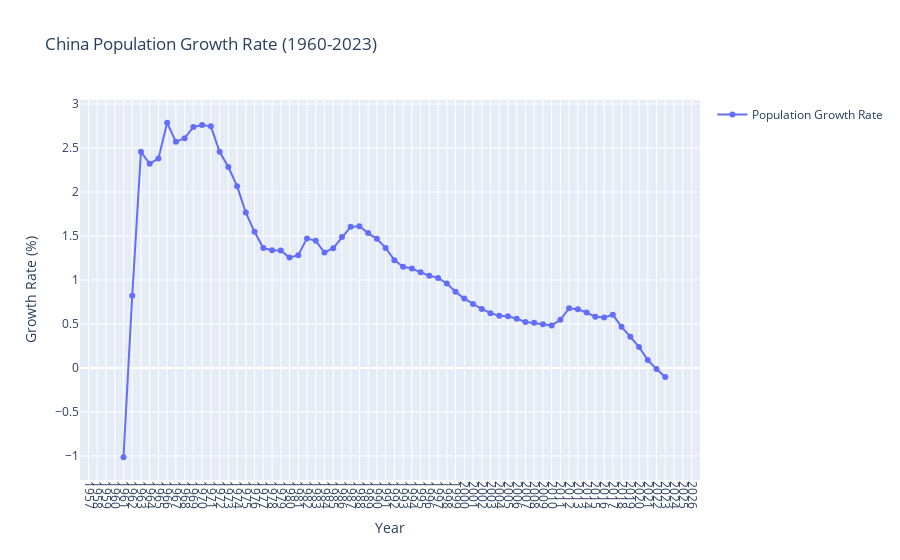

The code cell stored with this chart in its notebook:
### Code cell
#China Population Growth Rate (1960 -2023)
population_growth_indicator = {'SP.POP.GROW': 'Population Growth Rate'}

country = 'CHN'  
start_year = 1960
end_year = 2023

population_growth_data = wbdata.get_dataframe(population_growth_indicator, country = country)
population_growth_data.reset_index(inplace = True)
population_growth_data['date'] = population_growth_data['date'].astype(int)

fig = go.Figure()
fig.add_trace(go.Scatter(x = population_growth_data['date'], y = population_growth_data['Population Growth Rate'], mode = 'lines+markers', name = 'Population Growth Rate'))
fig.update_layout(
    title = 'China Population Growth Rate (1960-2023)',
    xaxis_title = 'Year',
    yaxis_title = 'Growth Rate (%)',
    showlegend = True,
    xaxis = dict(tickmode='linear', tickangle = 90, tickfont = dict(size = 12))
)

fig.show()

### Figure 1 — Plotly figure (JSON) as saved in the notebook; plotly's stock layout.template omitted (floating-point values rounded to 4 significant figures)
{"data": [{"mode": "lines+markers", "name": "Population Growth Rate", "type": "scatter", "x": [2023, 2022, 2021, 2020, 2019, 2018, 2017, 2016, 2015, 2014, 2013, 2012, 2011, 2010, 2009, 2008, 2007, 2006, 2005, 2004, 2003, 2002, 2001, 2000, 1999, 1998, 1997, 1996, 1995, 1994, 1993, 1992, 1991, 1990, 1989, 1988, 1987, 1986, 1985, 1984, 1983, 1982, 1981, 1980, 1979, 1978, 1977, 1976, 1975, 1974, 1973, 1972, 1971, 1970, 1969, 1968, 1967, 1966, 1965, 1964, 1963, 1962, 1961, 1960], "y": [-0.1038, -0.0131, 0.08925, 0.238, 0.3547, 0.4677, 0.6052, 0.5731, 0.5815, 0.6303, 0.6661, 0.6783, 0.5465, 0.483, 0.4974, 0.5124, 0.5223, 0.5584, 0.5881, 0.5939, 0.6229, 0.67, 0.7264, 0.788, 0.8659, 0.9596, 1.023, 1.048, 1.087, 1.13, 1.15, 1.226, 1.364, 1.467, 1.533, 1.61, 1.604, 1.487, 1.362, 1.312, 1.445, 1.473, 1.281, 1.254, 1.334, 1.338, 1.363, 1.547, 1.766, 2.066, 2.283, 2.457, 2.747, 2.762, 2.74, 2.611, 2.571, 2.787, 2.381, 2.321, 2.458, 0.8205, -1.016, NaN]}], "layout": {"showlegend": true, "title": {"text": "China Population Growth Rate (1960-2023)"}, "xaxis": {"tickangle": 90, "tickfont": {"size": 12}, "tickmode": "linear", "title": {"text": "Year"}}, "yaxis": {"title": {"text": "Growth Rate (%)"}}}}
